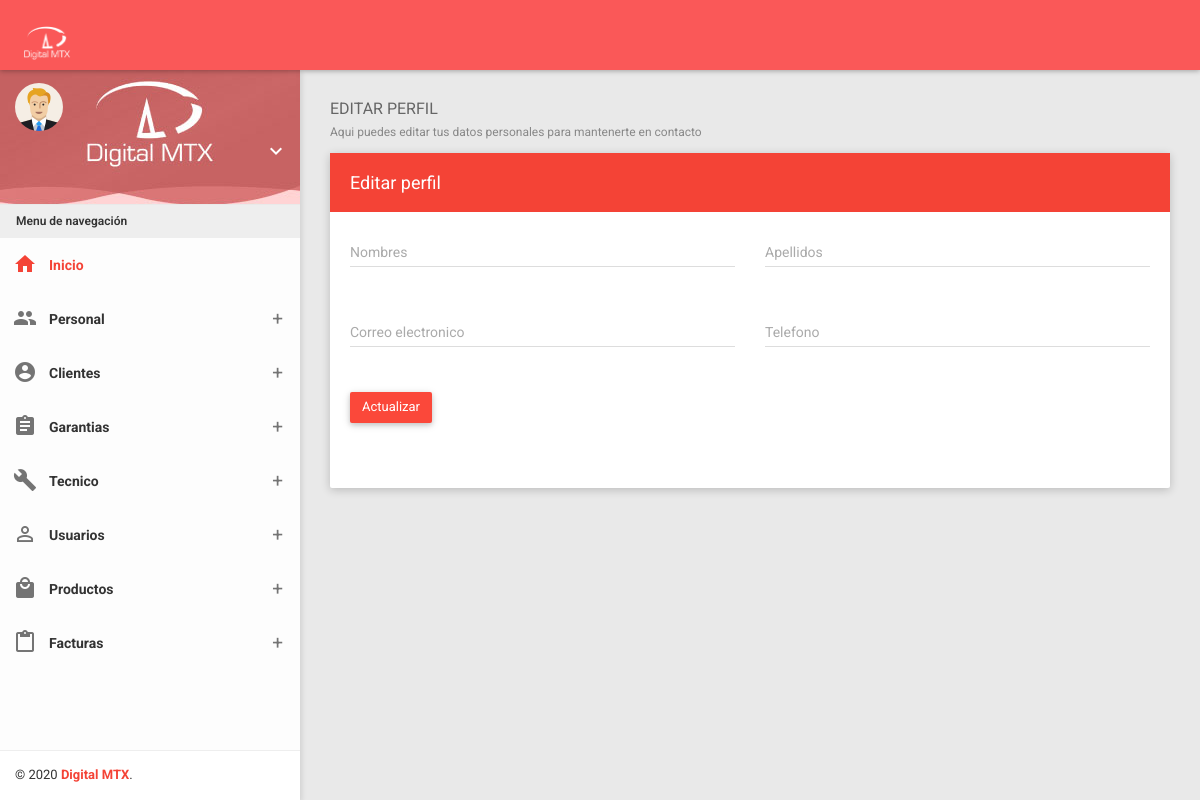
/?controller=person&method=edit&id=0 (signed in), run on an earlier commit of the app's database.
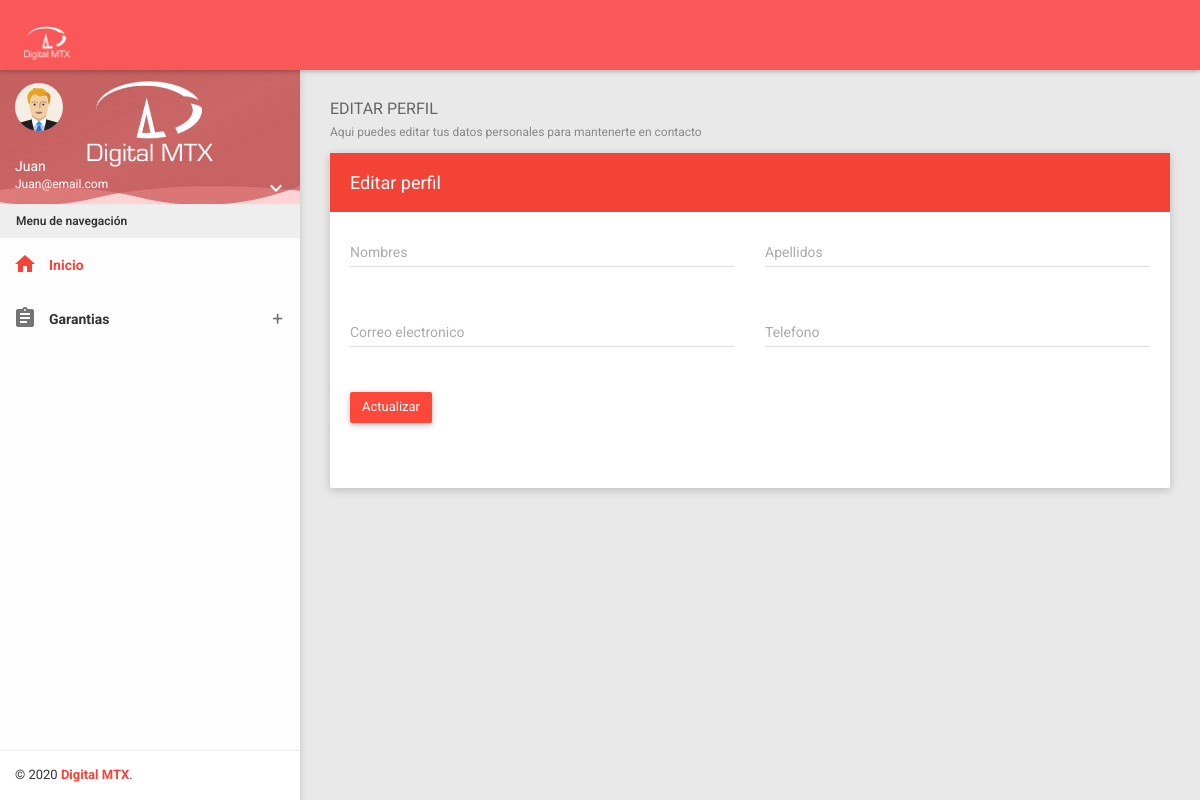
And on a later commit of the database.
### tables this page shows
CREATE TABLE `dtm_empleados` (
  `id` int(11) NOT NULL,
  `sesion` text DEFAULT NULL,
  `nombre` varchar(50) NOT NULL,
  `apellidos` varchar(50) NOT NULL,
  `tipodoc` varchar(10) NOT NULL,
  `identificacion` varchar(50) NOT NULL,
  `correo` varchar(150) NOT NULL,
  `telefono` varchar(20) NOT NULL,
  `genero` varchar(10) NOT NULL,
  `sucursal` varchar(50) NOT NULL,
  `cargo` varchar(50) NOT NULL,
  `fechanac` varchar(20) NOT NULL,
  `password` varchar(250) NOT NULL,
  `finanza` tinyint(1) DEFAULT NULL,
  `chat` tinyint(1) DEFAULT NULL,
  `verperfil` tinyint(1) DEFAULT NULL,
  `despacho` tinyint(1) DEFAULT NULL,
  `productos` tinyint(1) DEFAULT NULL,
  `contenido` tinyint(1) DEFAULT NULL,
  `factura` tinyint(1) DEFAULT NULL,
  `mail` tinyint(1) DEFAULT NULL,
  `activo` tinyint(1) DEFAULT NULL
);

### Providers/Database.php (called while the page is built, shortened)
<?php
class Conexion extends PDO
{
	public function select($strSql, $arrayData = array(), $fetchMode = PDO::FETCH_OBJ)
	{
		$query = $this->prepare($strSql);
		foreach ($arrayData as $key => $value)
			$query->bindParam(":$key", $value);
		if (!$query->execute())
			echo "Error, la consulta no se realizó";
		else
			return $query->fetchAll($fetchMode);
	}
}

### Models/Person.php (called while the page is built, shortened)
<?php
class Person {
    private $pdo ;
    public function __construct()
    {
        try {
            $this->pdo = new Conexion;
        } catch ( PDOException $e) {
            die($e->getMessage());
        }
    }
    public function getById($id){
        try {
            $strSql = 'SELECT * FROM dtm_empleados WHERE id = :id';
            $array = ['id' => $id];
            $query = $this->pdo->select($strSql,$array);
            return $query;
        } catch ( PDOException $e) {
            die($e->getMessage());
        }
    }
}

### Views/Layout.php (the view, shortened to what the changed rows need)
<!DOCTYPE html>
<html>
<head>
    <link href="Assets/plugins/bootstrap/css/bootstrap.css" rel="stylesheet">
    <link href="Assets/plugins/node-waves/waves.css" rel="stylesheet" />
    <link href="Assets/plugins/animate-css/animate.css" rel="stylesheet" />
    <link href="Assets/plugins/morrisjs/morris.css" rel="stylesheet" />
    <link href="Assets/plugins/bootstrap-material-datetimepicker/css/bootstrap-material-datetimepicker.css" rel="stylesheet" />
    <link href="Assets/plugins/bootstrap-datepicker/css/bootstrap-datepicker.css" rel="stylesheet" />
    <link href="Assets/plugins/waitme/waitMe.css" rel="stylesheet" />
    <link href="Assets/plugins/bootstrap-select/css/bootstrap-select.css" rel="stylesheet" />
    <link href="Assets/plugins/jquery-datatable/skin/bootstrap/css/dataTables.bootstrap.css" rel="stylesheet">
    <link href="Assets/plugins/sweetalert/sweetalert.css" rel="stylesheet" />
    <link href="Assets/css/styleAdmin.css" rel="stylesheet">
    <link href="Assets/css/themes/all-themes.css" rel="stylesheet" />
</head>
<body class="theme-red">
    <section>
        <aside id="leftsidebar" class="sidebar">
            <div class="user-info">
                <div class="info-container">
                    <div class="name" data-toggle="dropdown" aria-haspopup="true" aria-expanded="false">
                        <?php
                            if ($_SESSION['user']->cargo == "Administrador") {
                                echo $_SESSION['user']->usuario;
                            } elseif ($_SESSION['user']->cargo == "Tecnico" || $_SESSION['user']->cargo == "Recepcion" ) {
                                echo $_SESSION['user']->nombre;
                            }
                        ?>
                    </div>
                    <div class="email">
                        <?php
                            if ($_SESSION['user']->cargo == "Tecnico" || $_SESSION['user']->cargo == "Recepcion") {
                                 echo $_SESSION['user']->correo;
                            }
                        ?>
                    </div>
                    <div class="btn-group user-helper-dropdown">
                        <i class="material-icons" data-toggle="dropdown" aria-haspopup="true" aria-expanded="true">keyboard_arrow_down</i>
                    </div>
                </div>
            </div>
            <div class="menu">
                <ul class="list">
                    <?php if ($_SESSION['user']->cargo == 'Administrador') { ?>
                    <li>
                        <a href="javascript:void(0);" class="menu-toggle">
                            <i class="material-icons">people</i>
                            <span>Personal</span>
                        </a>
                    </li>
                    <li>
                        <a href="javascript:void(0);" class="menu-toggle">
                            <i class="material-icons">account_circle</i>
                            <span>Clientes</span>
                        </a>
                    </li>
                    <li>
                        <a href="javascript:void(0);" class="menu-toggle">
                            <i class="material-icons">assignment</i>
                            <span>Garantias</span>
                        </a>
                    </li>
                    <li>
                        <a href="javascript:void(0);" class="menu-toggle">
                            <i class="material-icons">build</i>
                            <span>Tecnico</span>
                        </a>
                    </li>
                    <li>
                        <a href="javascript:void(0);" class="menu-toggle">
                            <i class="material-icons">person_outline</i>
                            <span>Usuarios</span>
                        </a>
                    </li>
                    <li>
                        <a href="javascript:void(0);" class="menu-toggle">
                            <i class="material-icons">local_mall</i>
                            <span>Productos</span>
                        </a>
                    </li>
                    <li>
                        <a href="javascript:void(0);" class="menu-toggle">
                            <i class="material-icons">content_paste</i>
                            <span>Facturas</span>
                        </a>
                    </li>
                    <?php }elseif ($_SESSION['user']->cargo == 'Recepcion') { ?>
                    <li>
                        <a href="javascript:void(0);" class="menu-toggle">
                            <i class="material-icons">assignment</i>
                            <span>Garantias</span>
                        </a>
                    </li>
                    <?php } ?>
                </ul>
            </div>
        </aside>
    </section>
</body>
</html>

What changed in the data, as far as the page shows it:
now on this page (row edited): dtm_empleados: nombre "Juan", correo "Juan@email.com"
changed dtm_empleados: cargo "Administrador" → "Recepcion" (drawn)
Also different on the page:
text no longer shown: "Personal Clientes Tecnico Usuarios Productos Facturas"
